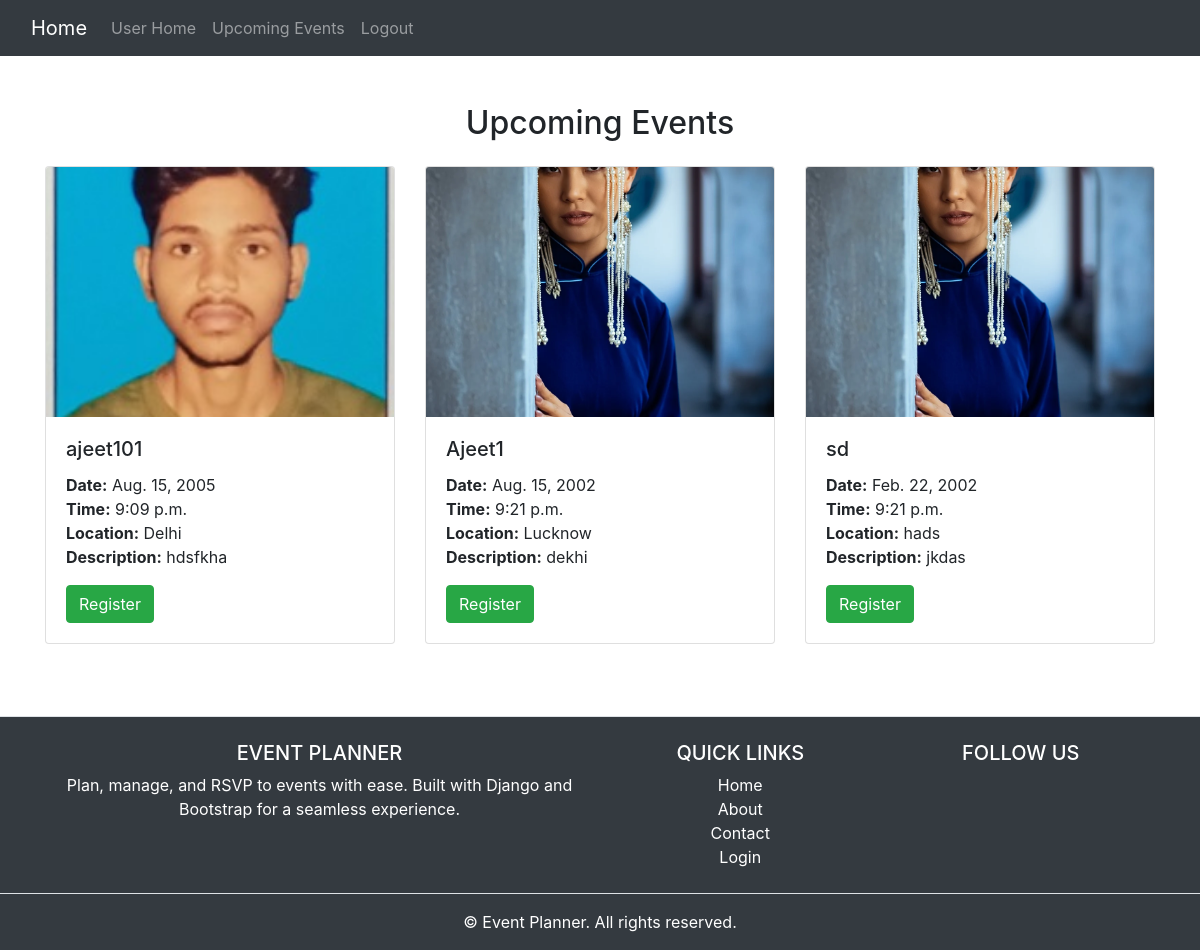
Page /user_upcoming_event/ (signed in) on the earlier database version.
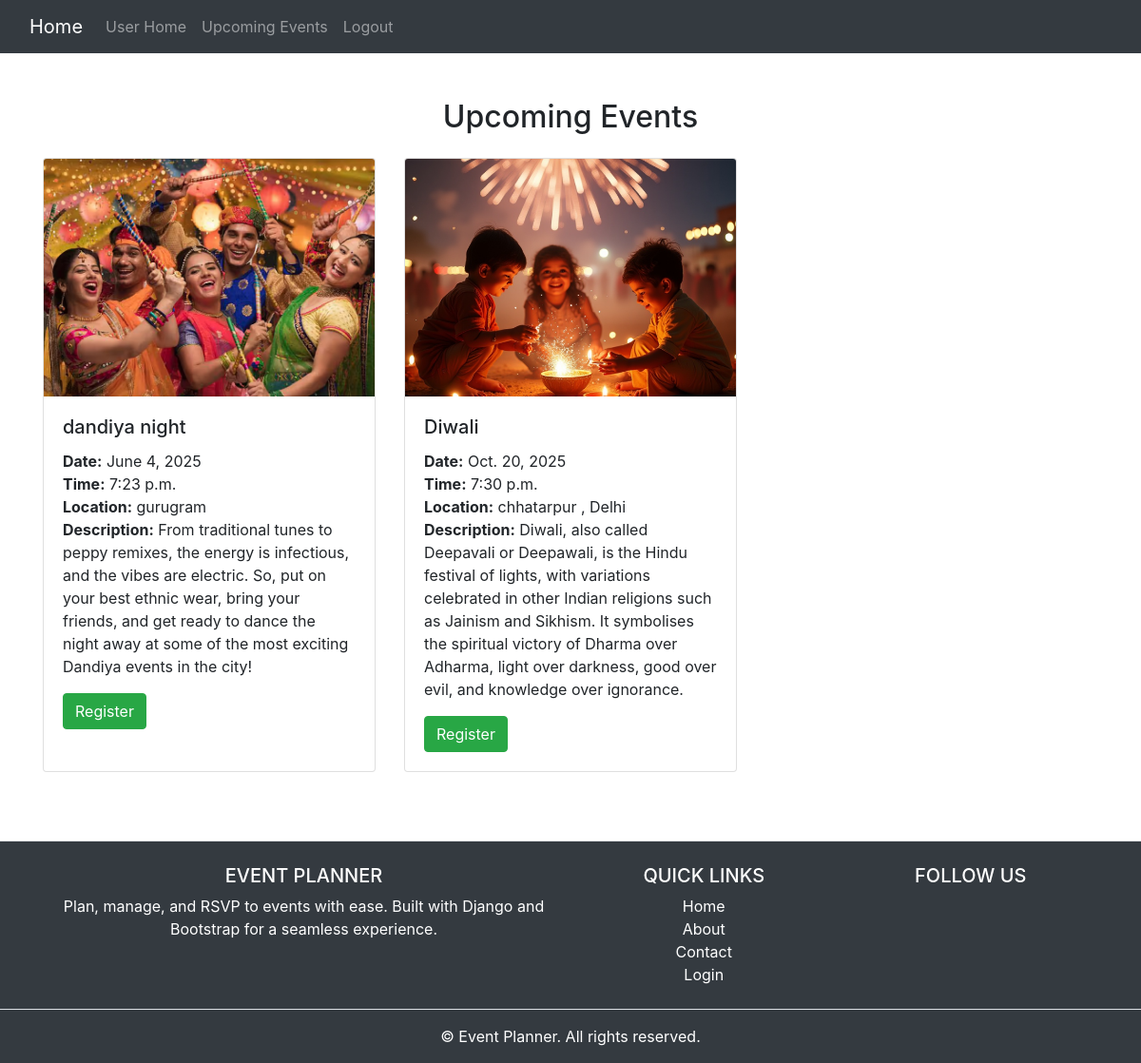
Same page on the later database version.
### event/models.py (models this page shows, shortened)
class upcoming_event(models.Model):
    event_name = models.CharField(max_length=100)
    event_date = models.DateField()
    event_time = models.TimeField()
    location = models.CharField(max_length=200)
    description = models.TextField()
    image = models.ImageField(upload_to='event_images/', null=True, blank=True)

### event/views.py (the view)
# urls.py: path('user_upcoming_event/', user_upcoming_event, name='user_upcoming_event'),
def user_upcoming_event(request):
    if not request.user.is_authenticated:
        return redirect('login')
    events = upcoming_event.objects.all()
    return render(request, 'user_upcoming_event.html', {'events': events})

### event/templates/user_upcoming_event.html
{% include 'user_header.html' %}
{% include 'user_navigation.html' %}
<div class="container mt-5 mb-5">
	<h2 class="mb-4 text-center">Upcoming Events</h2>
	<div class="row">
		{% for event in events %}
		<div class="col-md-4 mb-4">
			<div class="card h-100">
				{% if event.image %}
				<img src="{{ event.image.url }}" class="card-img-top" alt="{{ event.event_name }}" style="height: 250px; object-fit: cover;">
				{% else %}
				<img src="/media/photo.jpg" class="card-img-top" alt="No Image" style="height: 250px; object-fit: cover;">
				{% endif %}
				<div class="card-body">
					<h5 class="card-title">{{ event.event_name }}</h5>
					<p class="card-text">
						<strong>Date:</strong> {{ event.event_date }}<br>
						<strong>Time:</strong> {{ event.event_time }}<br>
						<strong>Location:</strong> {{ event.location }}<br>
						<strong>Description:</strong> {{ event.description }}
					</p>
					<div class="d-grid gap-2 mt-3">
						<a href="{% url 'register_event' event.id %}" class="btn btn-success">Register</a>
					</div>
				</div>
			</div>
		</div>
		{% empty %}
		<div class="col-12 text-center">
			<p>No upcoming events found.</p>
		</div>
		{% endfor %}
	</div>
</div>
{% include 'footer.html' %}

Differences in the rows shown:
removed upcoming_event: image (picture), event_name "ajeet101", event_date "Aug. 15, 2005", event_time "9:09 p.m.", location "Delhi", description "hdsfkha"
removed upcoming_event: image (picture), event_name "Ajeet1", event_date "Aug. 15, 2002", event_time "9:21 p.m.", location "Lucknow", description "dekhi"
removed upcoming_event: image (picture), event_name "sd", event_date "Feb. 22, 2002", event_time "9:21 p.m.", location "hads", description "jkdas"
added upcoming_event: image (picture), event_name "dandiya night", event_date "June 4, 2025", event_time "7:23 p.m.", location "gurugram", description "From traditional tunes to peppy remixes, the energy is infectious, and the vibes are electric. So, put on your best ethnic wear, bring your friends, and get ready to dance the night away at some of the most exciting Dandiya events in the city!"
added upcoming_event: image (picture), event_name "Diwali", event_date "Oct. 20, 2025", event_time "7:30 p.m.", location "chhatarpur , Delhi", description "Diwali, also called Deepavali or Deepawali, is the Hindu festival of lights, with variations celebrated in other Indian religions such as Jainism and Sikhism. It symbolises the spiritual victory of Dharma over Adharma, light over darkness, good over evil, and knowledge over ignorance."
